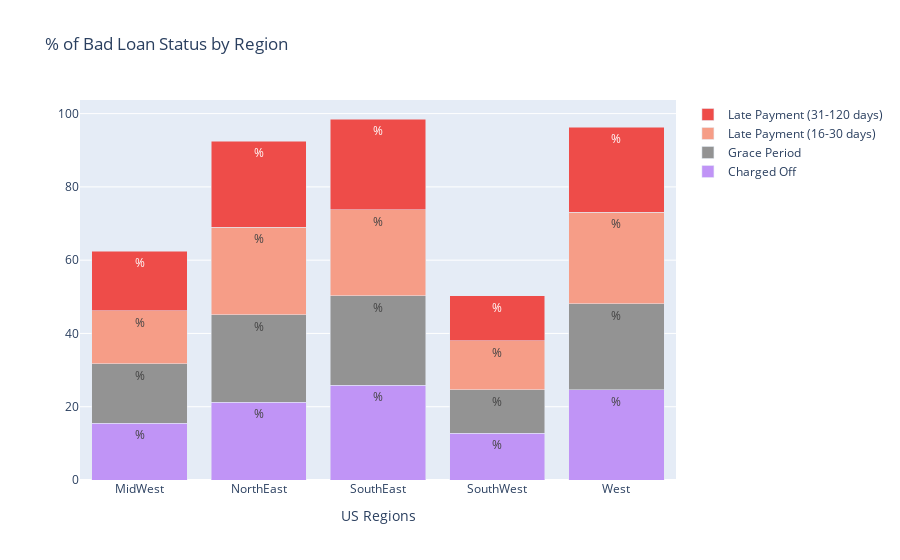

Notebook code cell kept with this figure:
### Markdown cell above
## In the 2019 Q1-Q3 there are over 10000 bad loan record

### Code cell
charged_off = loan_status_cross['Charged Off'].values.tolist()
grace_period = loan_status_cross['In Grace Period'].values.tolist()
short_pay = loan_status_cross['Late (16-30 days)'] .values.tolist()
long_pay = loan_status_cross['Late (31-120 days)'].values.tolist()



charged = go.Bar(
    x=['MidWest', 'NorthEast', 'SouthEast', 'SouthWest', 'West'],
    y= charged_off,
    name='Charged Off',
    marker=dict(
        color='rgb(192, 148, 246)'
    ),
    text = '%'
)

grace = go.Bar(
    x=['MidWest', 'NorthEast', 'SouthEast', 'SouthWest', 'West'],
    y= grace_period,
    name='Grace Period',
    marker = dict(
        color='rgb(147, 147, 147)'
    ),
    text = '%'
)

short_pays = go.Bar(
    x=['MidWest', 'NorthEast', 'SouthEast', 'SouthWest', 'West'],
    y= short_pay,
    name='Late Payment (16-30 days)', 
    marker = dict(
        color='rgb(246, 157, 135)'
    ),
    text = '%'
)

long_pays = go.Bar(
    x=['MidWest', 'NorthEast', 'SouthEast', 'SouthWest', 'West'],
    y= long_pay,
    name='Late Payment (31-120 days)',
    marker = dict(
        color = 'rgb(238, 76, 73)'
        ),
    text = '%'
)




data = [charged, grace, short_pays, long_pays]
layout = go.Layout(
    barmode='stack',
    title = '% of Bad Loan Status by Region',
    xaxis=dict(title='US Regions')
)

fig = go.Figure(data=data, layout=layout)
iplot(fig, filename='stacked-bar')

### Figure 1 — Plotly figure (JSON) as saved in the notebook; plotly's stock layout.template omitted (floating-point values rounded to 4 significant figures)
{"data": [{"marker": {"color": "rgb(192, 148, 246)"}, "name": "Charged Off", "text": "%", "type": "bar", "x": ["MidWest", "NorthEast", "SouthEast", "SouthWest", "West"], "y": [15.52, 21.26, 25.87, 12.75, 24.6]}, {"marker": {"color": "rgb(147, 147, 147)"}, "name": "Grace Period", "text": "%", "type": "bar", "x": ["MidWest", "NorthEast", "SouthEast", "SouthWest", "West"], "y": [16.26, 23.91, 24.43, 11.9, 23.51]}, {"marker": {"color": "rgb(246, 157, 135)"}, "name": "Late Payment (16-30 days)", "text": "%", "type": "bar", "x": ["MidWest", "NorthEast", "SouthEast", "SouthWest", "West"], "y": [14.37, 23.82, 23.52, 13.29, 25.0]}, {"marker": {"color": "rgb(238, 76, 73)"}, "name": "Late Payment (31-120 days)", "text": "%", "type": "bar", "x": ["MidWest", "NorthEast", "SouthEast", "SouthWest", "West"], "y": [16.26, 23.51, 24.71, 12.36, 23.16]}], "layout": {"barmode": "stack", "title": {"text": "% of Bad Loan Status by Region"}, "xaxis": {"title": {"text": "US Regions"}}}}
